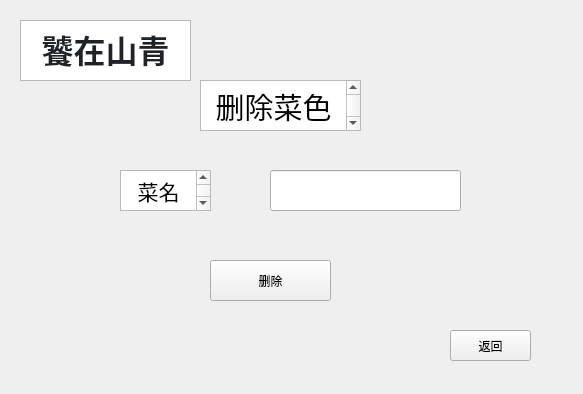
<?xml version="1.0" encoding="UTF-8"?>
<ui version="4.0">
 <class>dishesdelete</class>
 <widget class="QWidget" name="dishesdelete">
  <property name="geometry">
   <rect>
    <x>0</x>
    <y>0</y>
    <width>583</width>
    <height>394</height>
   </rect>
  </property>
  <property name="windowTitle">
   <string>Form</string>
  </property>
  <widget class="QTextBrowser" name="textBrowser">
   <property name="geometry">
    <rect>
     <x>20</x>
     <y>20</y>
     <width>171</width>
     <height>61</height>
    </rect>
   </property>
   <property name="html">
    <string>&lt;!DOCTYPE HTML PUBLIC &quot;-//W3C//DTD HTML 4.0//EN&quot; &quot;http://www.w3.org/TR/REC-html40/strict.dtd&quot;&gt;
&lt;html&gt;&lt;head&gt;&lt;meta name=&quot;qrichtext&quot; content=&quot;1&quot; /&gt;&lt;meta charset=&quot;utf-8&quot; /&gt;&lt;style type=&quot;text/css&quot;&gt;
p, li { white-space: pre-wrap; }
hr { height: 1px; border-width: 0; }
li.unchecked::marker { content: &quot;\2610&quot;; }
li.checked::marker { content: &quot;\2612&quot;; }
&lt;/style&gt;&lt;/head&gt;&lt;body style=&quot; font-family:'Microsoft YaHei UI'; font-size:9pt; font-weight:400; font-style:normal;&quot;&gt;
&lt;p align=&quot;center&quot; style=&quot; margin-top:0px; margin-bottom:0px; margin-left:0px; margin-right:0px; -qt-block-indent:0; text-indent:0px;&quot;&gt;&lt;span style=&quot; font-family:'-apple-system','BlinkMacSystemFont','Segoe UI','Noto Sans','Helvetica','Arial','sans-serif','Apple Color Emoji','Segoe UI Emoji'; font-size:24pt; font-weight:700; color:#1f2328; background-color:#ffffff;&quot;&gt;饕在山青&lt;/span&gt;&lt;/p&gt;&lt;/body&gt;&lt;/html&gt;</string>
   </property>
  </widget>
  <widget class="QTextBrowser" name="textBrowser_2">
   <property name="geometry">
    <rect>
     <x>200</x>
     <y>80</y>
     <width>161</width>
     <height>51</height>
    </rect>
   </property>
   <property name="html">
    <string>&lt;!DOCTYPE HTML PUBLIC &quot;-//W3C//DTD HTML 4.0//EN&quot; &quot;http://www.w3.org/TR/REC-html40/strict.dtd&quot;&gt;
&lt;html&gt;&lt;head&gt;&lt;meta name=&quot;qrichtext&quot; content=&quot;1&quot; /&gt;&lt;meta charset=&quot;utf-8&quot; /&gt;&lt;style type=&quot;text/css&quot;&gt;
p, li { white-space: pre-wrap; }
hr { height: 1px; border-width: 0; }
li.unchecked::marker { content: &quot;\2610&quot;; }
li.checked::marker { content: &quot;\2612&quot;; }
&lt;/style&gt;&lt;/head&gt;&lt;body style=&quot; font-family:'Microsoft YaHei UI'; font-size:9pt; font-weight:400; font-style:normal;&quot;&gt;
&lt;p align=&quot;center&quot; style=&quot; margin-top:0px; margin-bottom:0px; margin-left:0px; margin-right:0px; -qt-block-indent:0; text-indent:0px;&quot;&gt;&lt;span style=&quot; font-size:22pt;&quot;&gt;删除菜色&lt;/span&gt;&lt;/p&gt;&lt;/body&gt;&lt;/html&gt;</string>
   </property>
  </widget>
  <widget class="QTextBrowser" name="textBrowser_3">
   <property name="geometry">
    <rect>
     <x>120</x>
     <y>170</y>
     <width>91</width>
     <height>41</height>
    </rect>
   </property>
   <property name="html">
    <string>&lt;!DOCTYPE HTML PUBLIC &quot;-//W3C//DTD HTML 4.0//EN&quot; &quot;http://www.w3.org/TR/REC-html40/strict.dtd&quot;&gt;
&lt;html&gt;&lt;head&gt;&lt;meta name=&quot;qrichtext&quot; content=&quot;1&quot; /&gt;&lt;meta charset=&quot;utf-8&quot; /&gt;&lt;style type=&quot;text/css&quot;&gt;
p, li { white-space: pre-wrap; }
hr { height: 1px; border-width: 0; }
li.unchecked::marker { content: &quot;\2610&quot;; }
li.checked::marker { content: &quot;\2612&quot;; }
&lt;/style&gt;&lt;/head&gt;&lt;body style=&quot; font-family:'Microsoft YaHei UI'; font-size:9pt; font-weight:400; font-style:normal;&quot;&gt;
&lt;p align=&quot;center&quot; style=&quot; margin-top:0px; margin-bottom:0px; margin-left:0px; margin-right:0px; -qt-block-indent:0; text-indent:0px;&quot;&gt;&lt;span style=&quot; font-size:16pt;&quot;&gt;菜名&lt;/span&gt;&lt;/p&gt;&lt;/body&gt;&lt;/html&gt;</string>
   </property>
  </widget>
  <widget class="QLineEdit" name="name">
   <property name="geometry">
    <rect>
     <x>270</x>
     <y>170</y>
     <width>191</width>
     <height>41</height>
    </rect>
   </property>
  </widget>
  <widget class="QPushButton" name="delete_2">
   <property name="geometry">
    <rect>
     <x>210</x>
     <y>260</y>
     <width>121</width>
     <height>41</height>
    </rect>
   </property>
   <property name="text">
    <string>删除</string>
   </property>
  </widget>
  <widget class="QPushButton" name="back">
   <property name="geometry">
    <rect>
     <x>450</x>
     <y>330</y>
     <width>81</width>
     <height>31</height>
    </rect>
   </property>
   <property name="text">
    <string>返回</string>
   </property>
  </widget>
 </widget>
 <resources/>
 <connections/>
</ui>
